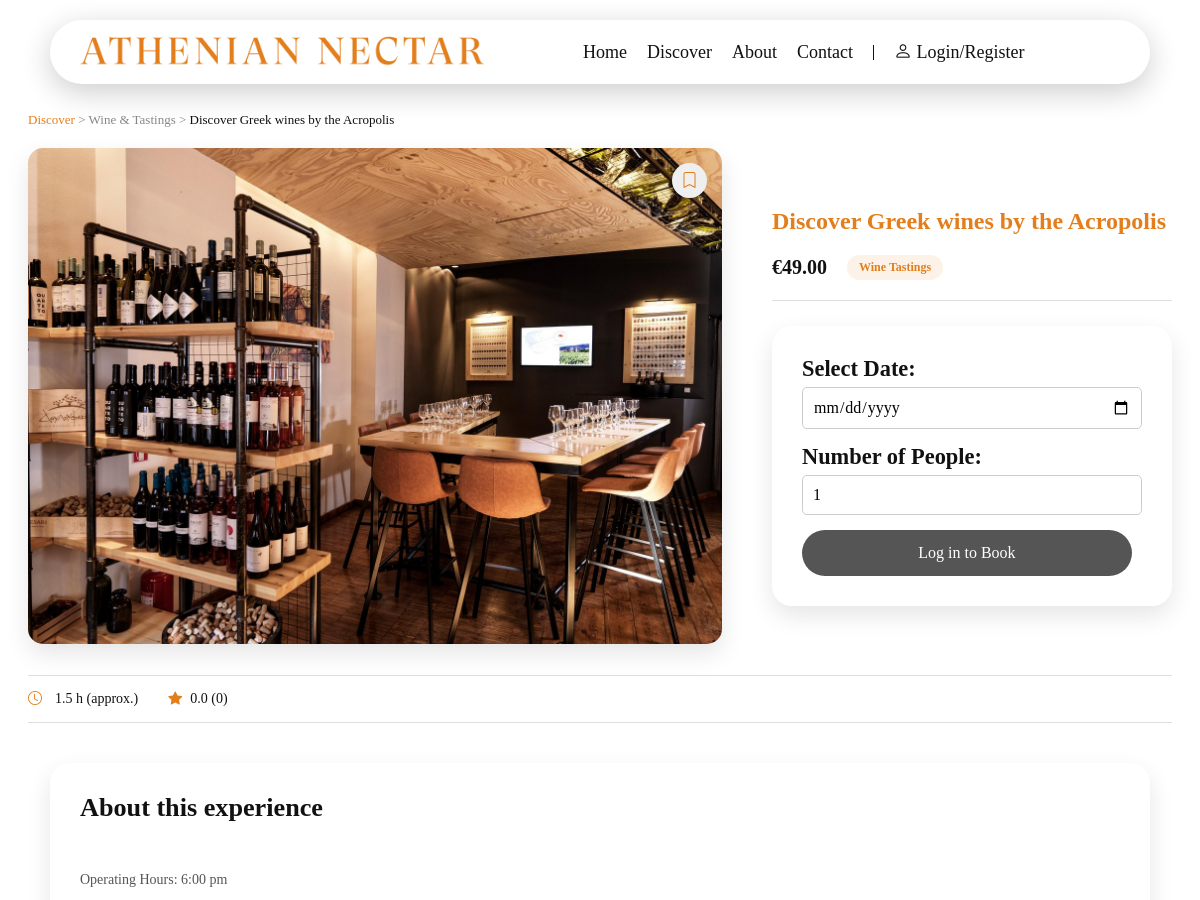
The page /discover/experience/5/ (upper part) on the database as committed earlier.
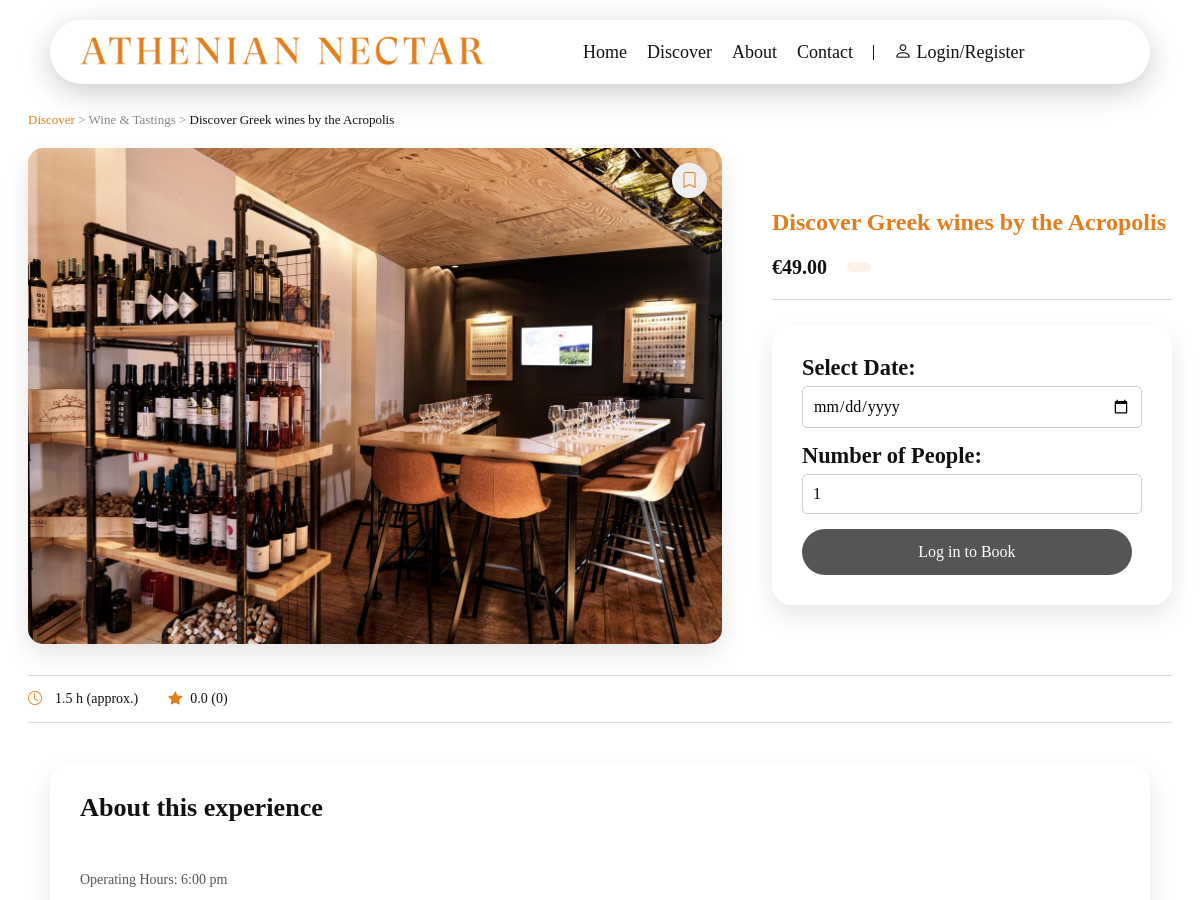
The same page on the database as committed later.
### experiences/models.py (models this page shows, shortened)
class Experience(models.Model):
    title = models.CharField(max_length=100)
    category = models.ForeignKey(Category, on_delete=models.CASCADE)
    subcategory = models.ForeignKey(Subcategory, on_delete=models.SET_NULL, blank=True, null=True)
    description = models.TextField()
    image = models.ImageField(upload_to='experiences/')
    price = models.DecimalField(max_digits=6, decimal_places=2)
    duration = models.DecimalField(max_digits=3, decimal_places=1)
    @property #allows calling a method without parameters
    def average_rating(self):
        avg = self.reviews.aggregate(Avg('rating'))['rating__avg']
        if avg is not None:
            return round(avg, 1)
        return 0.0

class Subcategory(models.Model):
    name = models.CharField(max_length=30)
    category = models.ForeignKey(Category, on_delete=models.CASCADE)
    class Meta:
        verbose_name_plural = "Subcategories"

class Category(models.Model):
    name = models.CharField(max_length=30)
    class Meta:
        verbose_name_plural = "Categories"

### experiences/views.py (the view)
# urls.py: path('experience/<int:exp_id>/', views.experience_detail, name='experience_detail'),
def experience_detail(request, exp_id):
    experience = get_object_or_404(Experience, id=exp_id)
    reviews = experience.reviews.all().order_by('-created_at')
    recently_viewed = request.session.get('recently_viewed', [])
    if exp_id in recently_viewed:
        recently_viewed.remove(exp_id)
    recently_viewed.insert(0, exp_id)
    request.session['recently_viewed'] = recently_viewed[:4]
    has_reviewed = False
    if request.user.is_authenticated:
        has_reviewed = Review.objects.filter(user=request.user, experience=experience).exists()
    if request.method == 'POST':
        if not request.user.is_authenticated:
            return redirect('login')
        if has_reviewed:
            return redirect(f"{reverse('experience_detail', args=[experience.id])}")
        form = ReviewForm(request.POST)
        if form.is_valid():
            new_review = form.save(commit=False)
            new_review.experience = experience
            new_review.user = request.user
            new_review.save()
            return redirect(f"{reverse('experience_detail', args=[experience.id])}")
    else:
        form = ReviewForm()
    recommended = list(Experience.objects.filter(
        category=experience.category
    ).exclude(
        id=experience.id
    ).order_by('?')[:3])
    if len(recommended) < 3:
        empty_spots = 3 - len(recommended)
        existing_ids = [rec.id for rec in recommended]
        existing_ids.append(experience.id)
        fillers = Experience.objects.exclude(
            id__in=existing_ids
        ).order_by('?')[:empty_spots]
        recommended.extend(fillers)
    context = {
        'experience': experience,
        'reviews': reviews,
        'form': form,
        'has_reviewed': has_reviewed,
        'recommended_experiences': recommended,
    }
    return render(request, 'experiences/experience_detail.html', context)

### experiences/forms.py
class ReviewForm(forms.ModelForm):
    class Meta:
        model = Review
        fields = ['rating', 'comment']
        widgets = {
            'rating': forms.HiddenInput(attrs={'id': 'hidden_rating'}),
            'comment': forms.Textarea(attrs={'class': 'review-textarea', 'rows': 4, 'placeholder': 'Share your experience...'}),
        }

### orders/context_processors.py (called while the page is built)
def cart_processor(request):
    cart = request.session.get('cart', {})
    cart_item_count = len(cart)
    return {'cart_item_count': cart_item_count}

### experiences/templates/experiences/experience_detail.html (shortened to what this page needs)
{% extends 'home/base.html' %}
{% load static %}
{% block extra_css %}
    <link rel="stylesheet" href="{% static 'css/experiences.css' %}">
    <link rel="stylesheet" href="{% static 'css/cart.css' %}">
    <link rel="stylesheet" href="{% static 'css/discover.css' %}">
    <link rel="stylesheet" href="{% static 'css/recommendations.css' %}">
{% endblock %}
{% block content %}
<div class="detail-container">
    <div class="detail-path">
        <a href="{% url 'discover' %}">Discover</a> >
        <span>{{ experience.category.name }}</span> >
        <span class="active">{{ experience.title }}</span>
    </div>
    <div class="detail-content">
        <div class="detail-image-container">
            <button class="save-button"
                    title="Save to Favorites"
                    data-id="{{ experience.id }}"
                    data-auth="{{ user.is_authenticated|yesno:'true,false' }}"
                    aria-label="Save {{ experience.title }} to favorites">
                {% if user.is_authenticated and experience in user.profile.favorites.all %}
                    <i class="bi bi-bookmark-fill" aria-hidden="true"></i>
                {% else %}
                    <i class="bi bi-bookmark" aria-hidden="true"></i>
                {% endif %}
            </button>
            <img src="{{ experience.image.url }}" alt="{{ experience.title }}" class="detail-image">
        </div>
        <div class="detail-info">
            <h1 class="detail-title">{{ experience.title }}</h1>
            <div class="more-details">
                <span class="detail-price">€{{ experience.price }}</span>
                <span class="detail-subcategory">{{ experience.subcategory.name }}</span>
            </div>
            <form method="POST" action="{% url 'add_to_cart' experience.id %}" class="booking-form">
                <div class="booking-field" onclick="this.querySelector('input').showPicker()">
                    <label for="booking_date" class="booking-label">Select Date:</label>
                    <input type="date" id="booking_date" name="booking_date" min="{% now 'Y-m-d' %}" required class="booking-input">
                </div>
                <div class="booking-field">
                    <label for="quantity" class="booking-label">Number of People:</label>
                    <input type="number" id="quantity" name="quantity" value="1" min="1" max="10" required class="booking-input">
                </div>
                {% if user.is_authenticated %}
                    <button type="submit" class="orange-button">
                        Book Experience
                    </button>
                {% else %}
                    <a href="{% url 'login' %}?next={{ request.path }}" class="orange-button" id="locked-button">
                        Log in to Book
                    </a>
                {% endif %}
            </form>
        </div>
    </div>
    <div class="quick-info-bar">
        <div class="quick-info-item">
            <i class="bi bi-clock"></i>
            <span>{{ experience.duration }} h (approx.)</span>
        </div>
        <a href="#reviews-section" class="quick-info-item">
            <i class="bi bi-star-fill"></i>
            <span>{{ experience.average_rating }} ({{ reviews.count }})</span> </a>
    </div>
</div>
<div class="description-container" id="about">
    <h3 class="detail-subtitle">About this experience</h3>
    <p class="detail-description" >{{ experience.description|linebreaksbr }}</p>
</div>
{% endblock %}

Rows that differ between the two databases and show on the page:
changed Experience "Discover Greek wines by the Acropolis": subcategory.name "Wine Tastings" → (not shown)
